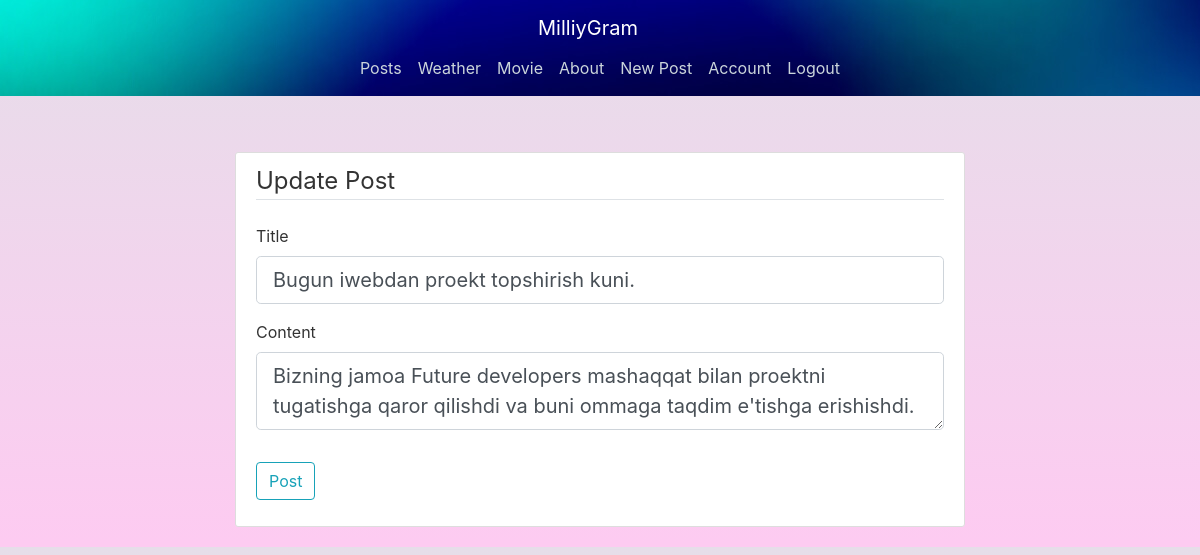
/post/1/update (signed in), run on the app's committed database.
### flaskblog/models.py (models this page shows, shortened)
class Post(db.Model):
    id = db.Column(db.Integer, primary_key=True)
    title = db.Column(db.String(100), nullable=False)
    date_posted = db.Column(db.DateTime, nullable=False, default=datetime.utcnow)
    content = db.Column(db.Text, nullable=False)
    user_id = db.Column(db.Integer, db.ForeignKey('user.id'), nullable=False)

### flaskblog/routes.py (the view)
@app.route("/post/<int:post_id>/update", methods=['GET', 'POST'])
@login_required
def update_post(post_id):
    post = Post.query.get_or_404(post_id)
    if post.author != current_user:
        abort(403)
    form = PostForm()
    if form.validate_on_submit():
        post.title = form.title.data
        post.content = form.content.data
        db.session.commit()
        flash('Your post has been updated!', 'success')
        return redirect(url_for('post', post_id=post.id))
    elif request.method == 'GET':
        form.title.data = post.title
        form.content.data = post.content
    return render_template('create_post.html', title='Update Post',
                           form=form, legend='Update Post')

### flaskblog/forms.py
class PostForm(FlaskForm):
    title = StringField('Title', validators=[DataRequired()])
    content = TextAreaField('Content', validators=[DataRequired()])
    submit = SubmitField('Post')

### flaskblog/models.py (called while the page is built)
@login_manager.user_loader
def load_user(user_id):
    return User.query.get(int(user_id))

### flaskblog/templates/create_post.html (shortened to what this page needs)
{% extends "layout.html" %}
{% block content %}
<div class="content-section">
    <form method="POST" action="">
        <fieldset class="form-group">
            <legend class="border-bottom mb-4">{{ legend }}</legend>
            <div class="form-group">
                {{ form.title.label(class="form-control-label") }}
                {% if form.title.errors %}
                    {{ form.title(class="form-control form-control-lg is-invalid") }}
                    <div class="invalid-feedback">
                        {% for error in form.title.errors %}
                            <span>{{ error }}</span>
                        {% endfor %}
                    </div>
                {% else %}
                    {{ form.title(class="form-control form-control-lg") }}
                {% endif %}
            </div>
            <div class="form-group">
                {{ form.content.label(class="form-control-label") }}
                {% if form.content.errors %}
                    {{ form.content(class="form-control form-control-lg is-invalid") }}
                    <div class="invalid-feedback">
                        {% for error in form.content.errors %}
                            <span>{{ error }}</span>
                        {% endfor %}
                    </div>
                {% else %}
                    {{ form.content(class="form-control form-control-lg") }}
                {% endif %}
            </div>
        </fieldset>
        <div class="form-group">
            {{ form.submit(class="btn btn-outline-info") }}
        </div>
    </form>
</div>
{% endblock content %}

### flaskblog/static/main.css (style rules this page uses)
body { background: #fafafa; color: #333333; margin-top: 5rem; }

### flaskblog/templates/layout.html (style rules this page uses)
body { background: #fafafa; color: #333333; margin-top: 5rem; }
.content-section { background: #ffffff; padding: 10px 20px; border: 1px solid #dddddd; border-radius: 3px; margin-bottom: 20px; display: flex; flex-direction: column; }
body { background-image: linear-gradient(to top, #fdcbf1 0%, #fdcbf1 1%, #e6dee9 100%); max-width: 100%; }

### data on the page
Post: title "Bugun iwebdan proekt topshirish kuni.", content "Bizning jamoa Future developers mashaqqat bilan proektni tugatishga qaror qilishdi va buni ommaga taqdim e'tishga erishishdi."

### other printed values
{{ legend }} "Update Post"
